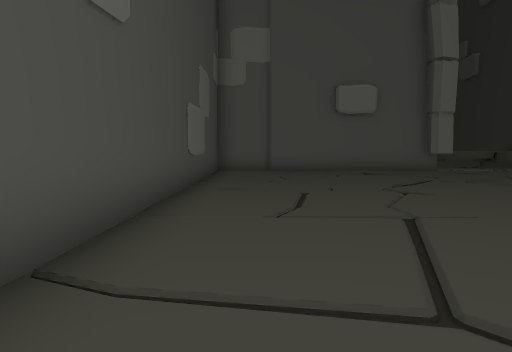
View 1 (above)

19 first-person views from a walk through a scene from a Unity 3-D project. The camera is 1.5 m above the floor, tilts 4° down and sees 70° across. The floor is counted in squares, 2 m on a side. Each view is taken from the middle of a square. On the plan, view 1 faces up. The plan holds only what a view shows up to about 11 squares ahead; the rest is blank. The place goes on beyond the plan. The player is left out.

View 2
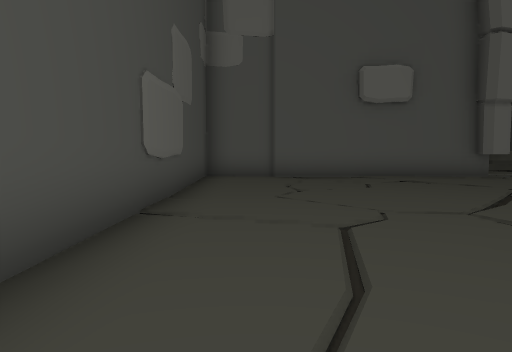

View 3
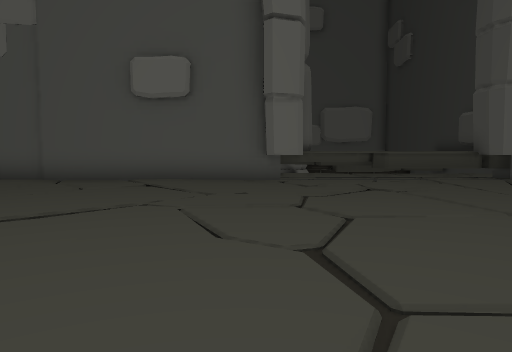

View 4
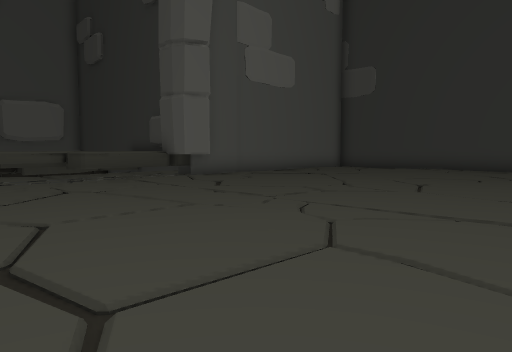

View 5
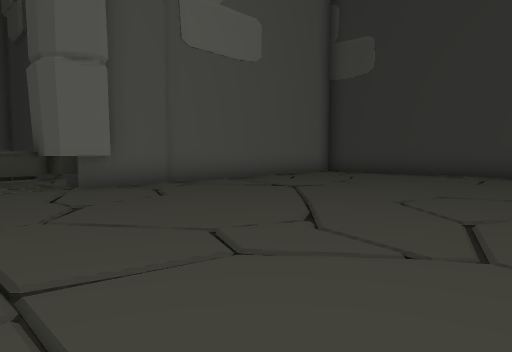

View 6
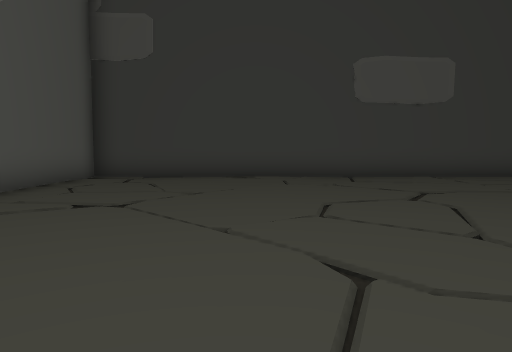

View 7
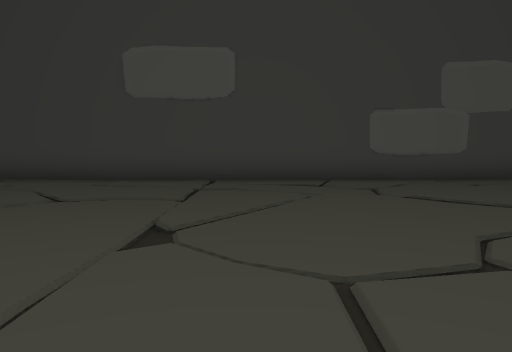

View 8
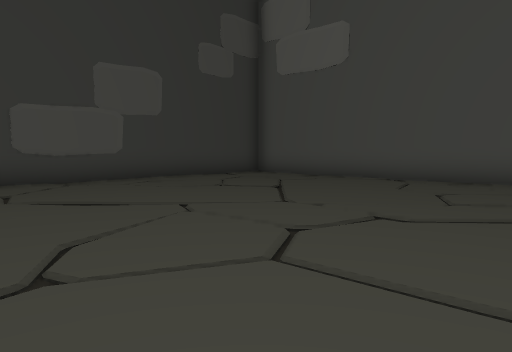

View 9
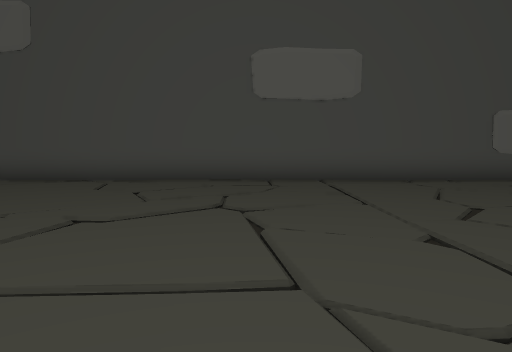

View 10
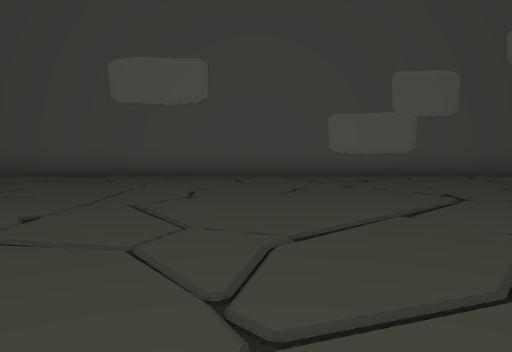

View 11
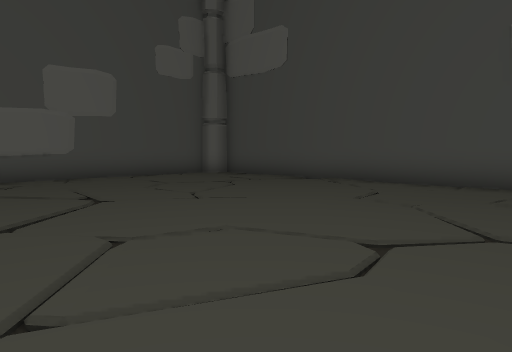

View 12
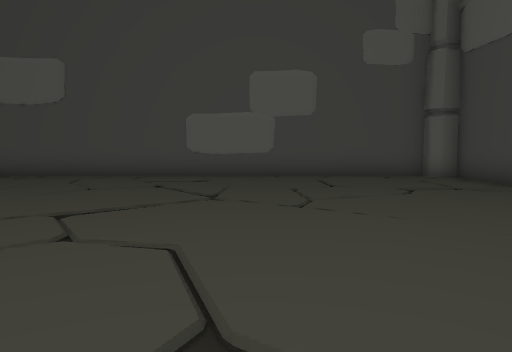

View 13
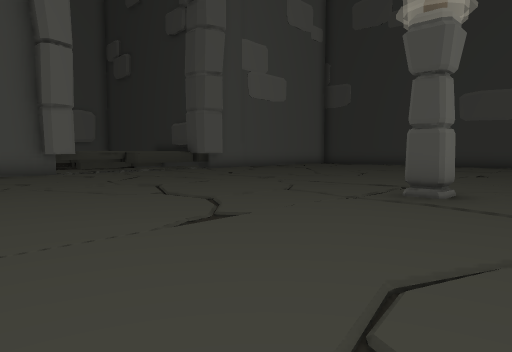

View 14
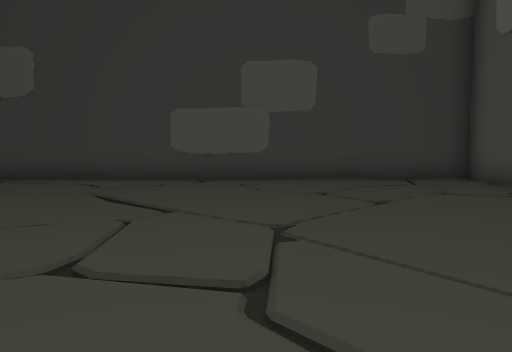

View 15
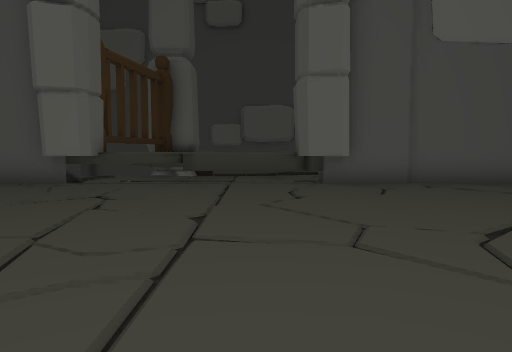

View 16
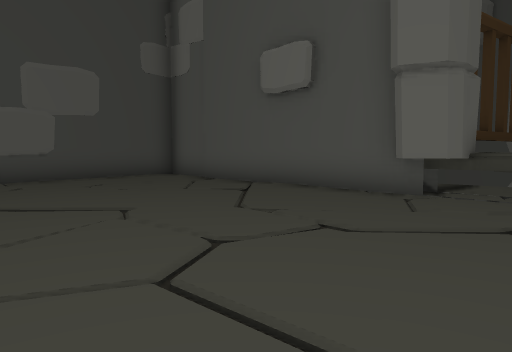

View 17
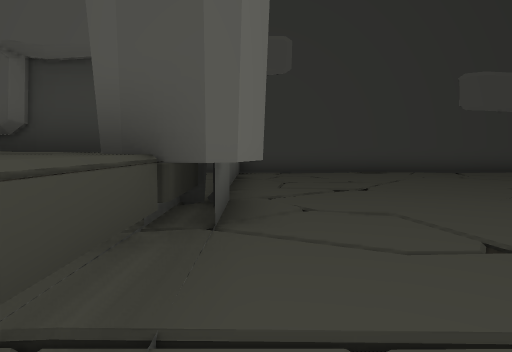

View 18
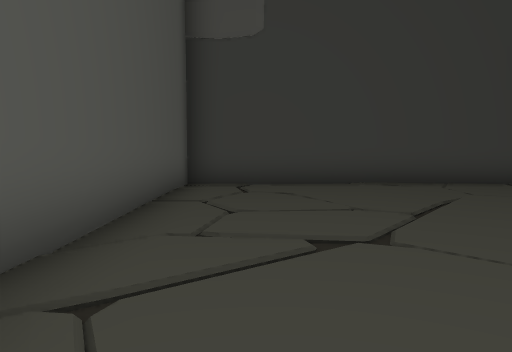

View 19
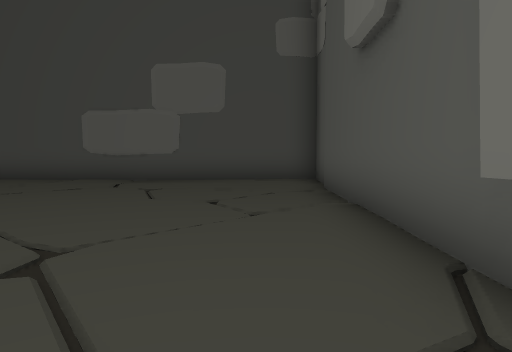

### Floor plan
Key: @ floor where view 1 was taken; # wall or solid block; . main floor; - floor 0.25 m lower than the main floor; / step, stairs or slope; ^ raised ledge.
Columns run from 2 left of view 1 to 22 right of it. Each row starts with its distance up from view 1.
 16           ^^^   ^
 15          ^ ^^^^^^
 14 ##########^^^^###########
 13 #.././../#.....#./......#
 12 #..//./..//......./.....#
 11 #../......//......-../..#
 10 #..//../././....././/...#
  9 #.....///..//././...//..#
  8 #..../...///////.//../..#
  7 #......./.../...//......#
  6 #..../...../............#
  5 #..././//............/..#
  4 #/////.//.//////.//.////#
  3 #.././..../#..../../....#
  2 #../.-./../...../.../.-.#
  1 #../../.........//..//./#
  0 #.@//..//////.//.../....#
 -1 #././/..//.-../.........#
 -2 #/..........-...///.....#
 -3 #...//....//..//........#
 -4 #.././/.//./...//../....#
 -5 #.-....././.....//......#
 -6 #/.....///....-//.......#
 -7 ##.##.............-.....#
 -8  ########################

Where each view was taken, in squares from view 1:
view 1: 0 up, 0 right, facing up
view 2: 3 up, 0 right, facing up
view 3: 4 up, 6 right, facing up
view 4: 4 up, 6 right, facing up-right
view 5: 6 up, 10 right, facing up-right
view 6: 9 up, 11 right, facing right
view 7: 3 up, 12 right, facing right
view 8: 2 up, 12 right, facing down-right
view 9: 2 up, 12 right, facing down
view 10: 3 up, 8 right, facing down
view 11: 3 up, 7 right, facing down-left
view 12: 3 up, 4 right, facing down
view 13: 1 up, 3 right, facing up-right
view 14: 2 down, 12 right, facing right
view 15: 5 up, 11 right, facing up
view 16: 7 up, 9 right, facing up-left
view 17: 13 up, 9 right, facing right
view 18: 12 up, 13 right, facing right
view 19: 12 up, 8 right, facing left
